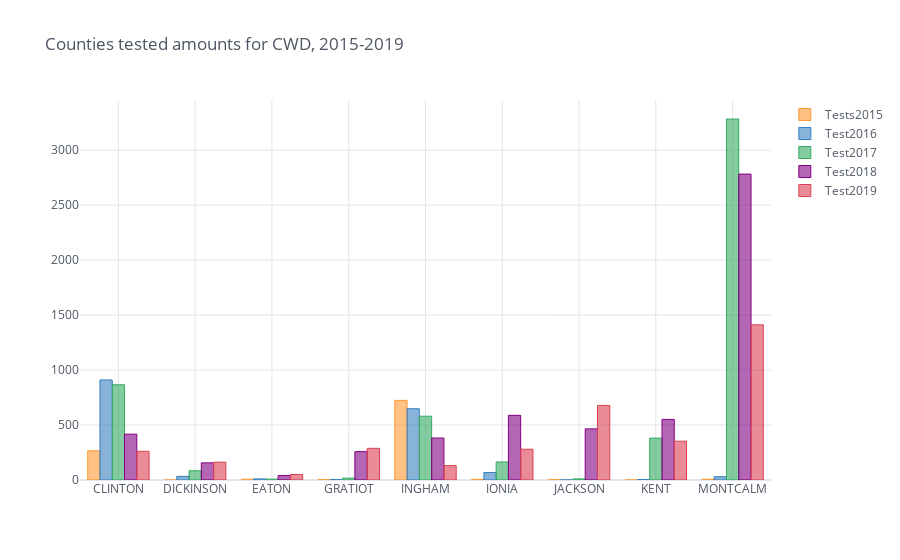

The notebook cell this image was saved under:
### Code cell
cwd5.iplot(kind='bar', x='CNTY_NAME', y=['Tests2015', 'Test2016', 'Test2017', 'Test2018', 'Test2019'], theme='white',
           title= 'Counties tested amounts for CWD, 2015-2019')

### Figure 1 — Plotly figure (JSON) as saved in the notebook; plotly's stock layout.template omitted (floating-point values rounded to 4 significant figures)
{"data": [{"marker": {"color": "rgba(255, 153, 51, 0.6)", "line": {"color": "rgba(255, 153, 51, 1.0)", "width": 1}}, "name": "Tests2015", "orientation": "v", "text": "", "type": "bar", "x": ["CLINTON", "DICKINSON", "EATON", "GRATIOT", "INGHAM", "IONIA", "JACKSON", "KENT", "MONTCALM"], "y": [266.0, 0.0, 7.0, 3.0, 724.0, 6.0, 3.0, 0.0, 7.0]}, {"marker": {"color": "rgba(55, 128, 191, 0.6)", "line": {"color": "rgba(55, 128, 191, 1.0)", "width": 1}}, "name": "Test2016", "orientation": "v", "text": "", "type": "bar", "x": ["CLINTON", "DICKINSON", "EATON", "GRATIOT", "INGHAM", "IONIA", "JACKSON", "KENT", "MONTCALM"], "y": [910.0, 33.0, 10.0, 4.0, 648.0, 68.0, 1.0, 4.0, 30.0]}, {"marker": {"color": "rgba(50, 171, 96, 0.6)", "line": {"color": "rgba(50, 171, 96, 1.0)", "width": 1}}, "name": "Test2017", "orientation": "v", "text": "", "type": "bar", "x": ["CLINTON", "DICKINSON", "EATON", "GRATIOT", "INGHAM", "IONIA", "JACKSON", "KENT", "MONTCALM"], "y": [866, 84, 8, 17, 580, 164, 10, 381, 3283]}, {"marker": {"color": "rgba(128, 0, 128, 0.6)", "line": {"color": "rgba(128, 0, 128, 1.0)", "width": 1}}, "name": "Test2018", "orientation": "v", "text": "", "type": "bar", "x": ["CLINTON", "DICKINSON", "EATON", "GRATIOT", "INGHAM", "IONIA", "JACKSON", "KENT", "MONTCALM"], "y": [417, 156, 41, 258, 382, 588, 465, 551, 2782]}, {"marker": {"color": "rgba(219, 64, 82, 0.6)", "line": {"color": "rgba(219, 64, 82, 1.0)", "width": 1}}, "name": "Test2019", "orientation": "v", "text": "", "type": "bar", "x": ["CLINTON", "DICKINSON", "EATON", "GRATIOT", "INGHAM", "IONIA", "JACKSON", "KENT", "MONTCALM"], "y": [261, 162, 50, 288, 131, 280, 678, 353, 1411]}], "layout": {"legend": {"bgcolor": "#FFFFFF", "font": {"color": "#4D5663"}}, "paper_bgcolor": "#FFFFFF", "plot_bgcolor": "#FFFFFF", "title": {"font": {"color": "#4D5663"}, "text": "Counties tested amounts for CWD, 2015-2019"}, "xaxis": {"gridcolor": "#E1E5ED", "showgrid": true, "tickfont": {"color": "#4D5663"}, "title": {"font": {"color": "#4D5663"}, "text": ""}, "zerolinecolor": "#E1E5ED"}, "yaxis": {"gridcolor": "#E1E5ED", "showgrid": true, "tickfont": {"color": "#4D5663"}, "title": {"font": {"color": "#4D5663"}, "text": ""}, "zerolinecolor": "#E1E5ED"}}}
